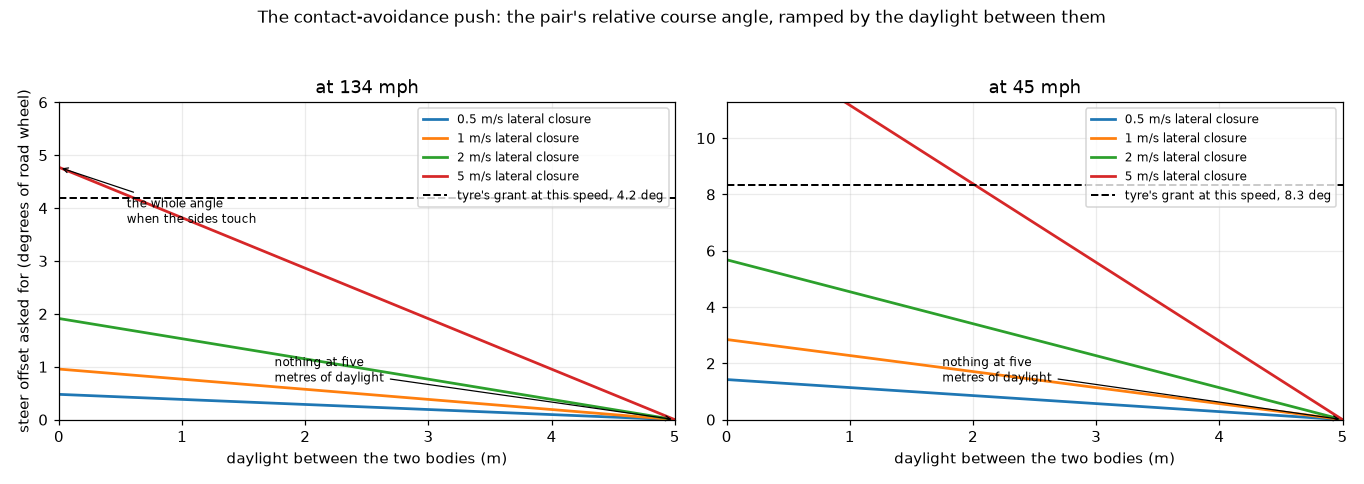

Write Python code to recreate this figure.
"""The contact-avoidance push: what it asks for against what the tyre grants.

Mirrors the term as built in `Racer.cs`'s `ComputeSteering`:
    angle  = atan(relative lateral speed / this car's forward speed)   # the pair's relative course
    ramp   = clamp((outerGap - surfaceGap) / outerGap, 0, 1)           # daylight between the two sides
    offset = angle * ramp
and the ceiling it is added under, `ResolveSteerCeiling`'s peak-slip cap:
    grant  = LateralTractionCurve / (1 + min(5, 0.1 * speed)) * 2 / (1 + outerWheelShare)

The question it answers: is the push still visible, and where does it reach the grant? The old law is not drawn —
it was a closing-rate remap onto 15 deg times a distance scale, eight times stronger at a one metre per second
squeeze. Surface gap is between the bodies, so zero means the sides touching.

Assumes the fleet-typical car: lock 40 deg, authored LateralTractionCurve 22 deg, ceiling factor 1.00.

Run: python docs/avoidance-push.py
"""
import math

import matplotlib
matplotlib.use("Agg")
import matplotlib.pyplot as plt

LOCK = 40.0
TRLAT = 22.0
WHEEL_OUTER_SHARE = 0.75
PEAK_SHARE = 2.0 / (1.0 + WHEEL_OUTER_SHARE)
CEILING_FACTOR = 1.0
RAMP_END_MPH = 15.0
RAMP_START_MPH = 5.0

OUTER_GAP = 5.0                     # ContactPushOuterGapMeters
SQUEEZES = [0.5, 1.0, 2.0, 5.0]     # relative lateral speed, m/s
PANELS_MPH = [134.0, 45.0]
MPH_TO_MPS = 0.44704


def grant_deg(speed_mps):
    ceiling = TRLAT / (1.0 + min(5.0, 0.1 * speed_mps)) * PEAK_SHARE * CEILING_FACTOR
    mph = speed_mps / MPH_TO_MPS
    if mph >= RAMP_END_MPH:
        return ceiling
    if mph <= RAMP_START_MPH:
        return LOCK
    t = (RAMP_END_MPH - mph) / (RAMP_END_MPH - RAMP_START_MPH)
    return max(ceiling, ceiling + (LOCK - ceiling) * t)


def offset_deg(lateral_mps, speed_mps, gap_m):
    angle = math.degrees(math.atan2(lateral_mps, speed_mps))
    ramp = max(0.0, min(1.0, (OUTER_GAP - gap_m) / OUTER_GAP))
    return angle * ramp


fig, axes = plt.subplots(1, 2, figsize=(12.4, 4.4))
gaps = [i * OUTER_GAP / 200.0 for i in range(201)]

for ax, mph in zip(axes, PANELS_MPH):
    speed = mph * MPH_TO_MPS
    for lateral in SQUEEZES:
        ax.plot(gaps, [offset_deg(lateral, speed, g) for g in gaps], lw=1.8,
                label="%g m/s lateral closure" % lateral)
    ceiling = grant_deg(speed)
    ax.axhline(ceiling, color="black", ls="--", lw=1.3,
               label="tyre's grant at this speed, %.1f deg" % ceiling)
    ax.set_title("at %.0f mph" % mph)
    ax.set_xlabel("daylight between the two bodies (m)")
    ax.set_xlim(0, OUTER_GAP)
    ax.set_ylim(0, max(6.0, ceiling * 1.35))
    ax.grid(alpha=0.25)
    ax.legend(fontsize=8, loc="upper right")
    ax.annotate("the whole angle\nwhen the sides touch", xy=(0.0, offset_deg(max(SQUEEZES), speed, 0.0)),
                xytext=(0.55, max(6.0, ceiling * 1.35) * 0.62), fontsize=8,
                arrowprops=dict(arrowstyle="->", lw=0.8))
    ax.annotate("nothing at five\nmetres of daylight", xy=(OUTER_GAP, 0.0),
                xytext=(OUTER_GAP * 0.35, max(6.0, ceiling * 1.35) * 0.12), fontsize=8,
                arrowprops=dict(arrowstyle="->", lw=0.8))

axes[0].set_ylabel("steer offset asked for (degrees of road wheel)")
fig.suptitle("The contact-avoidance push: the pair's relative course angle, ramped by the daylight between them",
             fontsize=11)
fig.tight_layout(rect=[0, 0, 1, 0.94])
fig.savefig("docs/avoidance-push.png", dpi=110)
print("wrote docs/avoidance-push.png")
